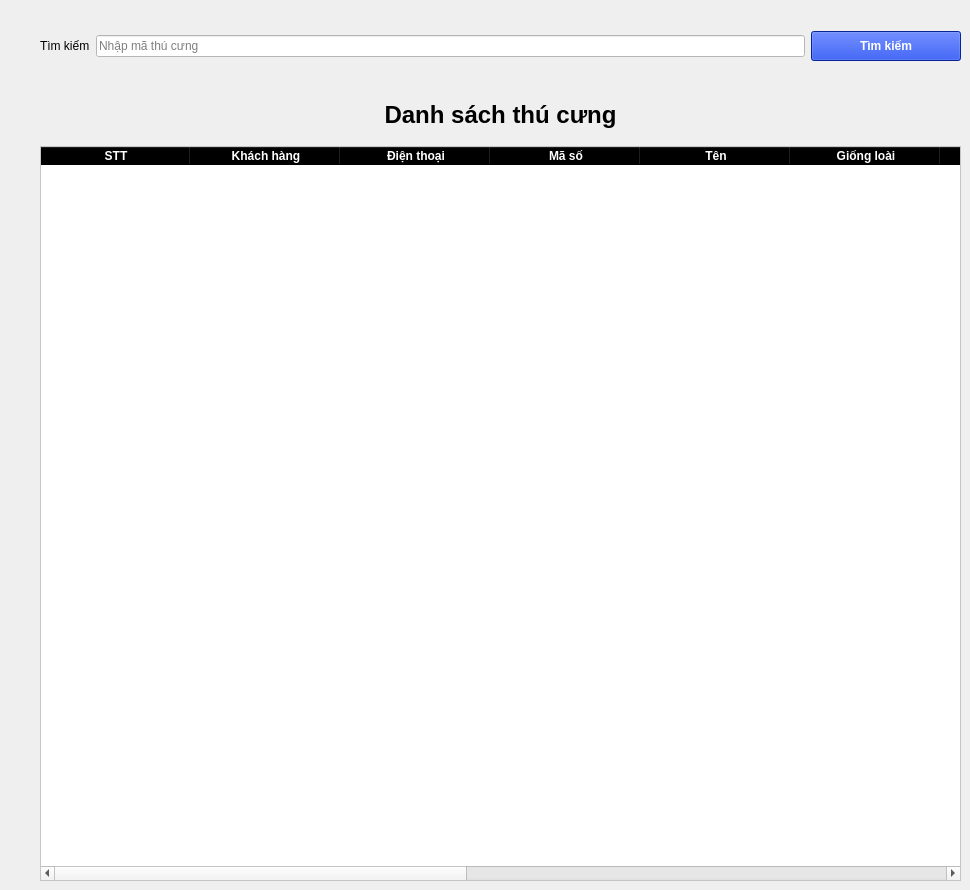
      <widget class="QWidget" name="page_3">
       <widget class="QWidget" name="layoutWidget_6">
        <property name="geometry">
         <rect>
          <x>40</x>
          <y>30</y>
          <width>921</width>
          <height>32</height>
         </rect>
        </property>
        <layout class="QGridLayout" name="gridLayout_5">
         <item row="0" column="0">
          <widget class="QLabel" name="label_4">
           <property name="text">
            <string>Tìm kiếm</string>
           </property>
          </widget>
         </item>
         <item row="0" column="1">
          <widget class="QLineEdit" name="keyword_search_pet">
           <property name="styleSheet">
            <string notr="true">background-color: #fff;</string>
           </property>
           <property name="placeholderText">
            <string>Nhập mã thú cưng</string>
           </property>
          </widget>
         </item>
         <item row="0" column="2">
          <widget class="QPushButton" name="btn_search_pet">
           <property name="minimumSize">
            <size>
             <width>150</width>
             <height>30</height>
            </size>
           </property>
           <property name="maximumSize">
            <size>
             <width>150</width>
             <height>32</height>
            </size>
           </property>
           <property name="styleSheet">
            <string notr="true">background-color: #0a31d1;
font-weight: bold;
color: #fff;</string>
           </property>
           <property name="text">
            <string>Tìm kiếm</string>
           </property>
          </widget>
         </item>
        </layout>
       </widget>
       <widget class="QWidget" name="widget_3" native="true">
        <property name="geometry">
         <rect>
          <x>40</x>
          <y>90</y>
          <width>921</width>
          <height>791</height>
         </rect>
        </property>
        <property name="styleSheet">
         <string notr="true">QTableWidget {
	background-color: #fff;
}</string>
        </property>
        <widget class="QWidget" name="layoutWidget_3">
         <property name="geometry">
          <rect>
           <x>0</x>
           <y>0</y>
           <width>921</width>
           <height>791</height>
          </rect>
         </property>
         <layout class="QVBoxLayout" name="verticalLayout_4">
          <item>
           <widget class="QLabel" name="label_21">
            <property name="minimumSize">
             <size>
              <width>0</width>
              <height>50</height>
             </size>
            </property>
            <property name="styleSheet">
             <string notr="true">font-size:24px;
font-weight: bold;</string>
            </property>
            <property name="text">
             <string>Danh sách thú cưng</string>
            </property>
            <property name="alignment">
             <set>Qt::AlignCenter</set>
            </property>
           </widget>
          </item>
          <item>
           <widget class="QTableWidget" name="pet_table">
            <property name="minimumSize">
             <size>
              <width>0</width>
              <height>150</height>
             </size>
            </property>
            <property name="sizeIncrement">
             <size>
              <width>0</width>
              <height>150</height>
             </size>
            </property>
            <property name="styleSheet">
             <string notr="true">QHeaderView::section {
	font-weight: bold;
	background-color: #000;
	color: #fff;
}</string>
            </property>
            <attribute name="horizontalHeaderCascadingSectionResizes">
             <bool>false</bool>
            </attribute>
            <attribute name="horizontalHeaderMinimumSectionSize">
             <number>150</number>
            </attribute>
            <attribute name="horizontalHeaderShowSortIndicator" stdset="0">
             <bool>false</bool>
            </attribute>
            <attribute name="horizontalHeaderStretchLastSection">
             <bool>true</bool>
            </attribute>
            <attribute name="verticalHeaderCascadingSectionResizes">
             <bool>false</bool>
            </attribute>
            <attribute name="verticalHeaderShowSortIndicator" stdset="0">
             <bool>false</bool>
            </attribute>
            <attribute name="verticalHeaderStretchLastSection">
             <bool>false</bool>
            </attribute>
            <column>
             <property name="text">
              <string>STT</string>
             </property>
             <property name="textAlignment">
              <set>AlignCenter</set>
             </property>
            </column>
            <column>
             <property name="text">
              <string>Khách hàng</string>
             </property>
             <property name="textAlignment">
              <set>AlignCenter</set>
             </property>
            </column>
            <column>
             <property name="text">
              <string>Điện thoại</string>
             </property>
             <property name="textAlignment">
              <set>AlignCenter</set>
             </property>
            </column>
            <column>
             <property name="text">
              <string>Mã số</string>
             </property>
             <property name="textAlignment">
              <set>AlignCenter</set>
             </property>
            </column>
            <column>
             <property name="text">
              <string>Tên</string>
             </property>
             <property name="textAlignment">
              <set>AlignCenter</set>
             </property>
            </column>
            <column>
             <property name="text">
              <string>Giống loài</string>
             </property>
             <property name="textAlignment">
              <set>AlignCenter</set>
             </property>
            </column>
            <column>
             <property name="text">
              <string>Ngày sinh</string>
             </property>
             <property name="textAlignment">
              <set>AlignCenter</set>
             </property>
            </column>
            <column>
             <property name="text">
              <string>Màu sắc</string>
             </property>
             <property name="textAlignment">
              <set>AlignCenter</set>
             </property>
            </column>
            <column>
             <property name="text">
              <string>Cân nặng</string>
             </property>
             <property name="textAlignment">
              <set>AlignCenter</set>
             </property>
            </column>
            <column>
             <property name="text">
              <string>Chiều cao</string>
             </property>
             <property name="textAlignment">
              <set>AlignCenter</set>
             </property>
            </column>
            <column>
             <property name="text">
              <string>Chiều dài</string>
             </property>
             <property name="textAlignment">
              <set>AlignCenter</set>
             </property>
            </column>
            <column>
             <property name="text">
              <string>Mô tả</string>
             </property>
             <property name="textAlignment">
              <set>AlignCenter</set>
             </property>
            </column>
            <column>
             <property name="text">
              <string/>
             </property>
             <property name="textAlignment">
              <set>AlignCenter</set>
             </property>
            </column>
           </widget>
          </item>
         </layout>
        </widget>
       </widget>
      </widget>
